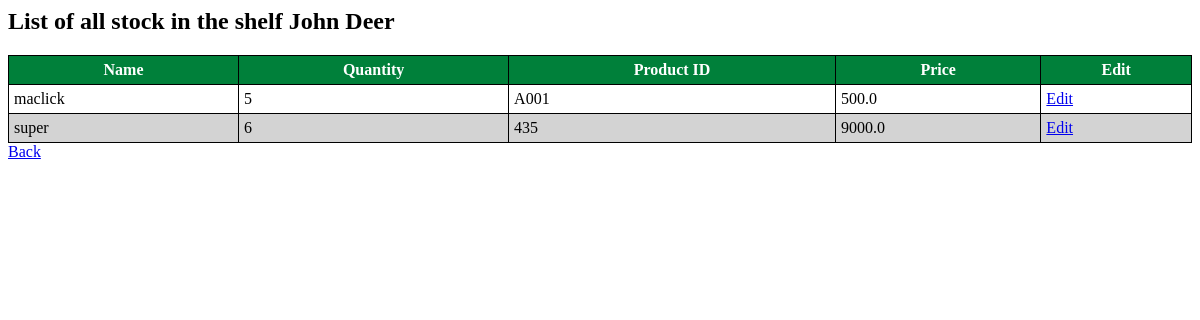
The page /manager/all-stock/ on the database as committed earlier.
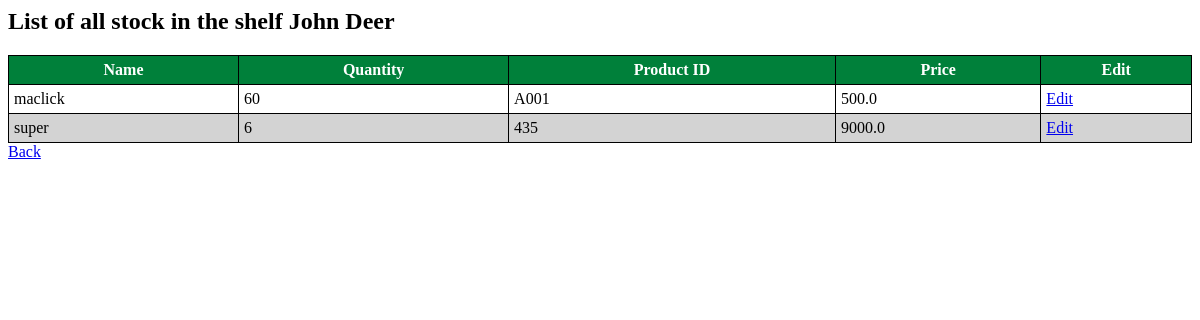
The same page on the database as committed later.
### manager/models.py (models this page shows, shortened)
class Stock(models.Model):
    product_name = models.CharField(max_length=100)
    product_id = models.CharField(max_length=100)
    product_quantity = models.IntegerField()
    product_price = models.FloatField()

### manager/views.py (the view)
# urls.py: path('all-stock/', views.all_stock, name='all-stock'),
def all_stock(request):
    stocks = Stock.objects.all()
    return render(request, 'all_stock.html', {'stocks': stocks})

### manager/templates/all_stock.html (shortened to what this page needs)
<h2>List of all  stock in the shelf John Deer</h2>
{% if stocks %}
    <table>
        <thead>
            <tr>
                <th>Name</th>
                <th>Quantity</th>
                <th>Product ID</th>
                <th>Price</th>
                <th>Edit</th>
            </tr>
        </thead>
        <tbody>
            {% for item in stocks %}
                <tr>
                    <td>{{ item.product_name }}</td>
                    <td>{{ item.product_quantity }}</td>
                    <td>{{ item.product_id }}</td>
                    <td>{{ item.product_price }}</td>
                    <td><a href="{% url 'edit-stock' item.id %}">Edit</a></td>
                </tr>
            {% endfor %}
        </tbody>
    </table>
{% else %}
    <p>No stock available</p>
{% endif %}
<a href="{% url 'admin-dashboard' %}">Back</a>

Rows that differ between the two databases and show on the page:
changed Stock "maclick": product_quantity "5" → "60"
